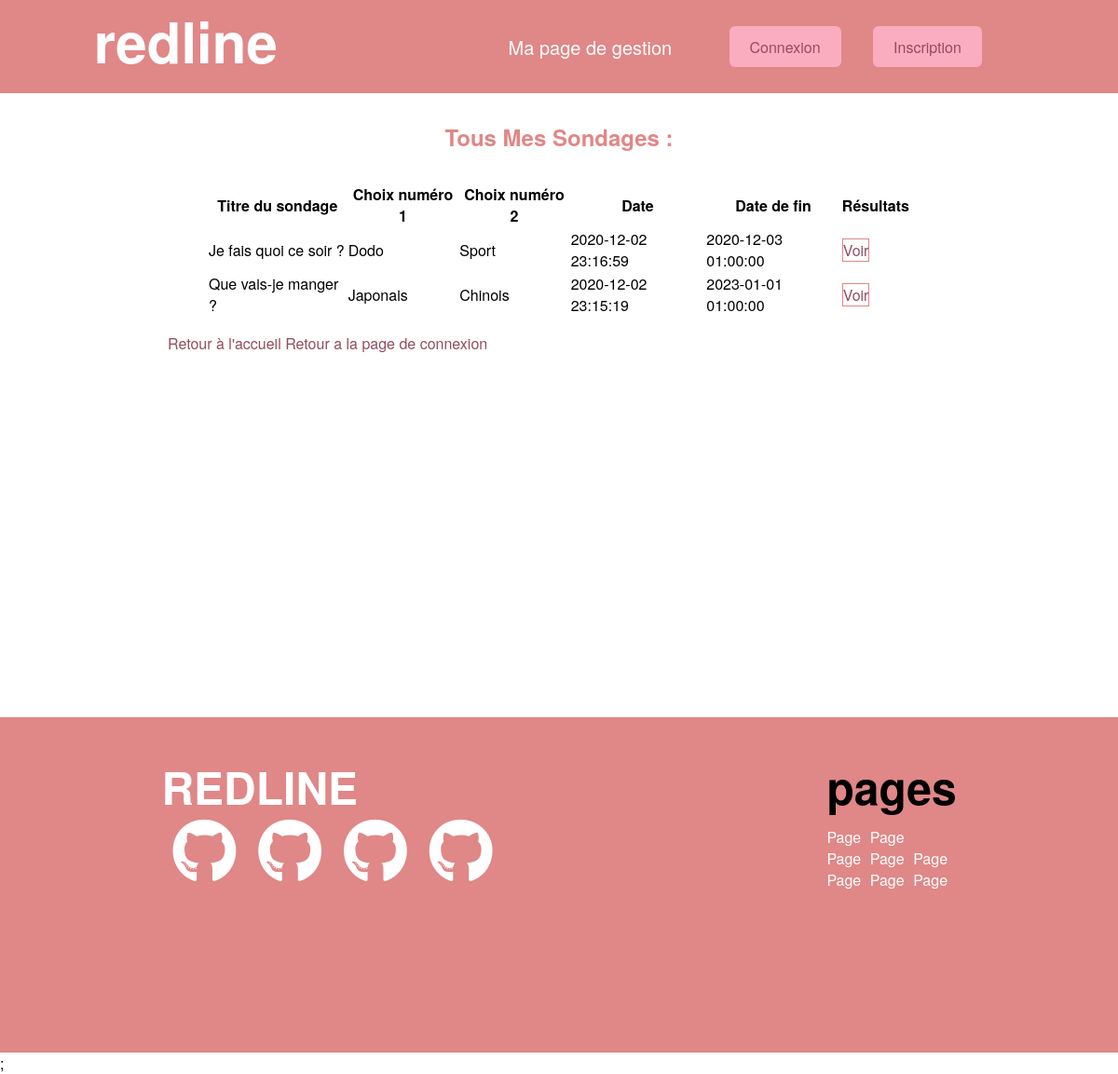
/?page=allMyPolls (signed in), run on an earlier commit of the app's database.
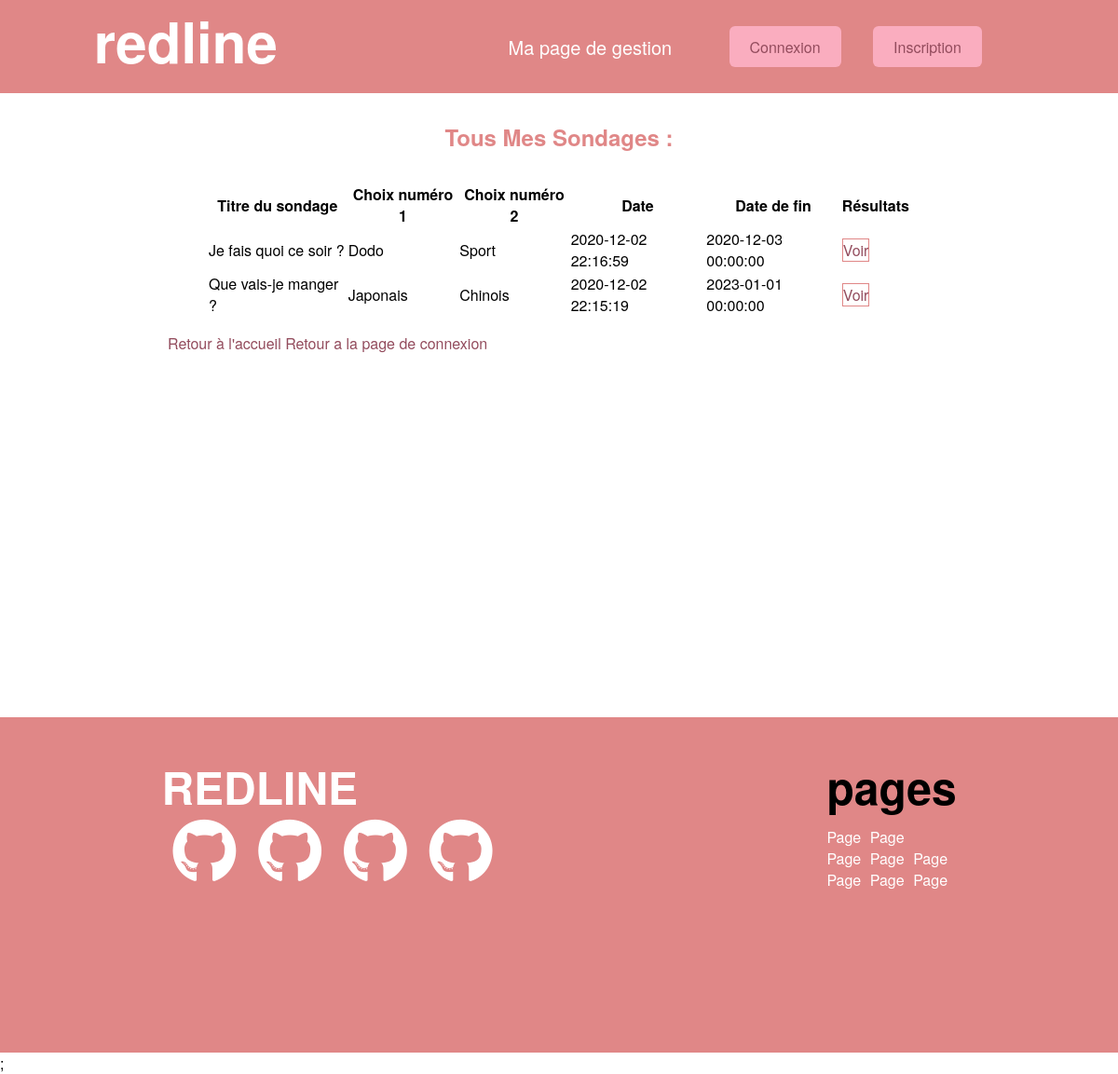
And on a later commit of the database.
### tables this page shows
CREATE TABLE `polls` (
  `poll_id` int(11) NOT NULL,
  `poll_title` varchar(80) NOT NULL,
  `poll_answer1` varchar(20) NOT NULL,
  `poll_answer2` varchar(20) NOT NULL,
  `poll_link` varchar(40) DEFAULT NULL,
  `poll_top_percent` int(11) DEFAULT NULL,
  `created_at` timestamp NULL DEFAULT current_timestamp(),
  `poll_limit` timestamp NULL DEFAULT current_timestamp(),
  `poll_creator` varchar(80) NOT NULL,
  `accepted_id` int(11) DEFAULT NULL,
  `poll_answer1_votes` int(11) DEFAULT 0,
  `poll_answer2_votes` int(11) DEFAULT 0
);

### App/Controller/AllMyPollsController.php (called while the page is built, shortened)
<?php
class AllMyPollsController{
    public function __construct()
    {
        $this->model = new AllMyPollsModel();
    }
    public function displayAllMyPolls(){
        $allMyPolls = $this->model->myPolls($_SESSION['id']);
        require ROOT."/App/View/AllMyPollsView.php";
    }
}
?>

### public/index.php (called while the page is built, shortened)
<?php
require ROOT."/Autoloader.php";
require ROOT."/Rooter.php";
?>

### autoloader.php (called while the page is built, shortened)
<?php
class Autoloader{
    public static function autoload($class){
        $class = str_replace("\\","/", $class);
    }
}

### Core/Database.php (called while the page is built, shortened)
<?php
class Database{
    protected $pdo;
    public function __construct()
    {
        try {
            $this->host   = $dbConfig["host"];
            $this->dbname = $dbConfig["dbname"];
            $this->dbuser = $dbConfig["dbuser"];
            $this->dbpass = $dbConfig["dbpass"];
            $this->pdo = new \PDO("mysql:host=$this->host;dbname=$this->dbname", $this->dbuser, $this->dbpass);
        } catch (\PDOException $e) {
            return $e->getMessage();
        }
    }
    public function query($statement)
    {
        $query = $this->pdo->query($statement);
            return $query->fetchAll(\PDO::FETCH_OBJ);
    }
}

### App/Model/AllMyPollsModel.php (called while the page is built, shortened)
<?php
class AllMyPollsModel extends Database{
    public function myPolls($me){
        $reqAllMyPolls = $this->query("SELECT * FROM polls WHERE accepted_id = '$me' ORDER BY poll_id DESC ");
        return ($reqAllMyPolls);
    }
}

### App/View/AllMyPollsView.php (the view, shortened to what this page needs)
<!DOCTYPE html>
<html lang="fr">
<head>
<?php include ROOT. "/public/includes/_head.php" ;?>
</head>
<body>
<?php include ROOT.'/public/includes/_header.php'?>
    <div class="wrapper app">
    <h1 class="app">Tous mes sondages :</h1>
<div class="center">
<table>
        <thead>
            <tr>
                <th>Titre du sondage</th>
                <th>Choix numéro 1</th>
                <th>Choix numéro 2</th>
                <th>Date</th>
                <th>Date de fin</th>
                <th>Résultats</th>
            </tr>
        </thead>
        <tbody>
    <pre>
    </pre>
    <?php
    foreach($allMyPolls as $user_poll) : ?>
        <tr>
            <td><?= $user_poll->poll_title ?></td>
            <td><?= $user_poll->poll_answer1 ?></td>
            <td><?= $user_poll->poll_answer2 ?></td>
            <td><?= $user_poll->created_at ?></td>
            <td><?= $user_poll->poll_limit ?></td>
            <td><a href="?page=createdPoll&poll_id=<?= $user_poll->poll_id ?>">Voir</a></td>
        </tr>
    <?php endforeach; ?>
        </tbody>
    </table>
    </div>
    <a href="?page=MyPolls" class="returnhome">Retour à l'accueil</a>
    <?php include 'DeconnexionView.php'?>
    </div>
    <?php include ROOT.'/public/includes/_footer.php'?>;
</body>
</html>

### Rooter.php (shortened to what this page needs)
<?php
if (array_key_exists("page", $_GET)) {
    switch ($_GET["page"]) {
        case 'allMyPolls':
            $controller = new AllMyPollsController();
            $controller->displayAllMyPolls();
            break;
    }
}
else{
    $controller = new IndexController();
    $controller->render();
}
    ?>

### public/includes/_head.php (shortened to what this page needs)
<link rel="stylesheet" href="assets/css/import.css">

### public/includes/_header.php
<header>
        <a href="?"><h1>redline</h1></a>
        <nav>
            <ul>
              <li><a href="?page=MyPolls">Ma page de gestion</a></li>
            </ul>
            <div class="actions">
            <a class="button" href="?page=connexion">Connexion</a>
            <a class="button" href="?page=signUp">Inscription</a>
        </div>
        </nav>
</header>

### App/View/DeconnexionView.php (shortened to what this page needs)
<!DOCTYPE html>
<html lang="fr">
<head>
<?php include ROOT. "/public/includes/_head.php" ;?>
</head>
<body>
<a href="?page=deconnexion">Retour a la page de connexion</a>
</body>
</html>

### public/includes/_footer.php
<footer>
    <div class="medias">
      <h2>  <a href="#">REDLINE</a></h2>
        <div class="social-links">
                         <a href="#"><i class="fab fa-github"></i></a>
                        <a href="#"><i class="fab fa-github"></i></a>
                        <a href="#"><i class="fab fa-github"></i></a>
                        <a href="#"><i class="fab fa-github"></i></a>
        </div>
    </div>
    <div class="pages">
        <h2>pages</h2>
        <ul class="links">
            <li><a href="#">Page</a></li>
            <li><a href="#">Page</a></li>
            <li><a href="#">Page</a></li>
            <li><a href="#">Page</a></li>
            <li><a href="#">Page</a></li>
            <li><a href="#">Page</a></li>
            <li><a href="#">Page</a></li>
            <li><a href="#">Page</a></li>
        </ul>
    </div>
</footer>

### public/assets/css/import.css (style rules this page uses)
* { margin:0;padding:0 }
body { font-family:"Helvetica Neue",Helvetica,Arial,sans-serif }
h1 { font-size:60px }
h2 { font-size:48px }
a { text-decoration:none;color:#fff }
a.button,button { width:130px;height:54px;margin:15px;padding:11px 22px 10px;border-radius:6px;background-color:#faadbf;color:#934c5d;border:1px transparent }
li { list-style:none }
header { display:flex;flex-direction:row;justify-content:space-around;align-content:center;height:100px;background-color:#e08787 }
header ul { display:flex;flex-direction:row;align-items:center;justify-content:space-between;height:100px }
header ul li { font-size:20px;margin:auto 1rem }
header ul li a { color:#fff }
header nav { display:flex;flex-direction:row;align-items:center;justify-content:space-evenly;width:50% }
footer { background-color:#e08787;display:flex;flex-direction:row;justify-content:space-around;align-items:flex-start;padding-top:5vh;height:40vh }
footer .medias .social-links { display:flex;flex-direction:row;justify-content:space-around }
footer .medias .social-links .fab { font-size:70px }
footer .medias .social-links a { margin:0 1vw }
footer .pages .links { display:flex;flex-direction:column;flex-wrap:wrap;height:9vh;justify-content:flex-end;margin-top:5px }
h1.app { text-align:center;font-size:24px;text-transform:capitalize;color:#e08787;margin-top:30px }
.wrapper.app { min-height:80vh;width:70%;margin:auto }
.wrapper.app a { color:#934c5d }
.wrapper.app table { margin:2vh auto;width:90% }
.wrapper.app table tbody td :not(last-child) { margin:2vh auto;border:1px solid #e08787 }

What changed in the data, as far as the page shows it:
changed polls "Je fais quoi ce soir ?": created_at "2020-12-02 23:16:59" → "2020-12-02 22:16:59"; poll_limit "2020-12-03 01:00:00" → "2020-12-03 00:00:00"
changed polls "Que vais-je manger ?": created_at "2020-12-02 23:15:19" → "2020-12-02 22:15:19"; poll_limit "2023-01-01 01:00:00" → "2023-01-01 00:00:00"
